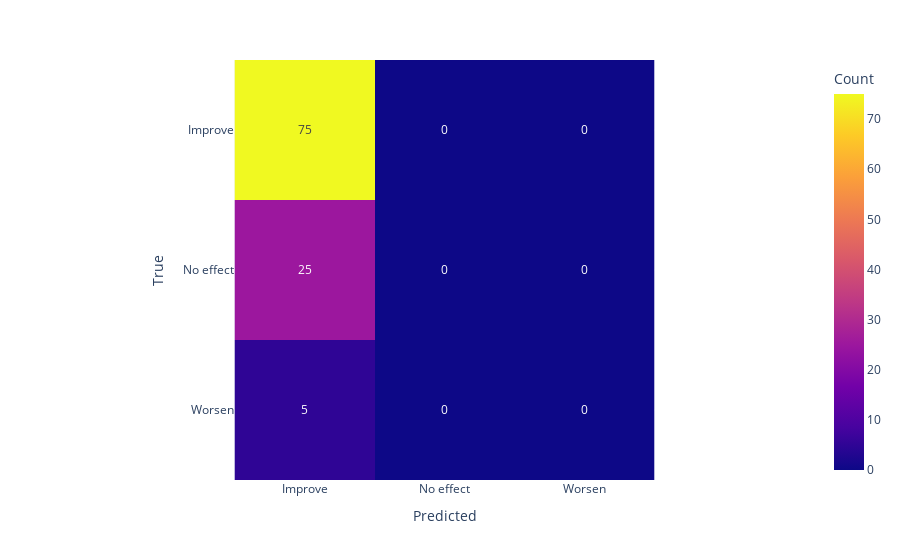

Notebook source saved alongside this figure:
### Code cell
plot_confusion_matrix(y_test, y_pred, list(y_test.unique()))

### Figure 1 — Plotly figure (JSON) as saved in the notebook; plotly's stock layout.template omitted (floating-point values rounded to 4 significant figures)
{"data": [{"coloraxis": "coloraxis", "hovertemplate": "Predicted: %{x}<br>True: %{y}<br>Count: %{z}<extra></extra>", "name": "0", "texttemplate": "%{z}", "type": "heatmap", "x": ["Improve", "No effect", "Worsen"], "xaxis": "x", "y": ["Improve", "No effect", "Worsen"], "yaxis": "y", "z": [[75, 0, 0], [25, 0, 0], [5, 0, 0]]}], "layout": {"coloraxis": {"colorbar": {"title": {"text": "Count"}}, "colorscale": [[0, "#0d0887"], [0.1111, "#46039f"], [0.2222, "#7201a8"], [0.3333, "#9c179e"], [0.4444, "#bd3786"], [0.5556, "#d8576b"], [0.6667, "#ed7953"], [0.7778, "#fb9f3a"], [0.8889, "#fdca26"], [1, "#f0f921"]]}, "margin": {"t": 60}, "xaxis": {"anchor": "y", "constrain": "domain", "domain": [0, 1], "scaleanchor": "y", "title": {"text": "Predicted"}}, "yaxis": {"anchor": "x", "autorange": "reversed", "constrain": "domain", "domain": [0, 1], "title": {"text": "True"}}}}
